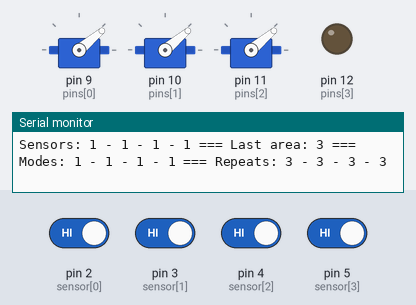
The sketch below on a simulated Arduino Uno, built with avr-gcc and run on an emulated ATmega328P. On the bench: 3 × servo, output pins drawn as LEDs (lit = HIGH), the last lines printed to the serial monitor. The test bench sets the inputs (shaded band); at power-on: pin 2 (sensor[0]), pin 3 (sensor[1]), pin 4 (sensor[2]), pin 5 (sensor[3]) HIGH.

Above: at 1.2 s.
1.3 s: pin 2 (sensor[0]) driven LOW
At 1.96 s:
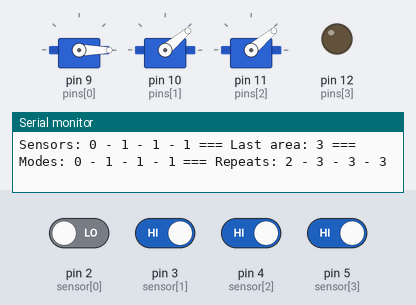
3.6 s: pin 3 (sensor[1]) driven LOW
At 4.28 s:
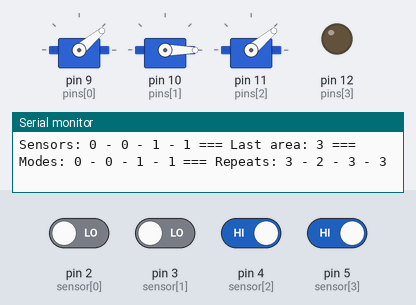
5.9 s: pin 4 (sensor[2]) driven LOW
At 6.6 s:
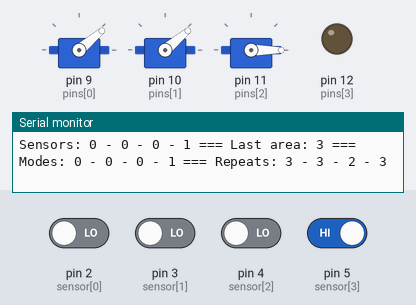
8.2 s: pin 2 (sensor[0]) driven HIGH
At 8.34 s:
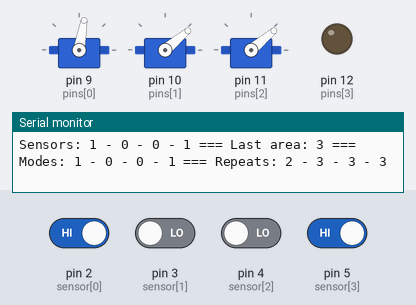
9.9 s: pin 5 (sensor[3]) driven LOW
At 11.6 s:
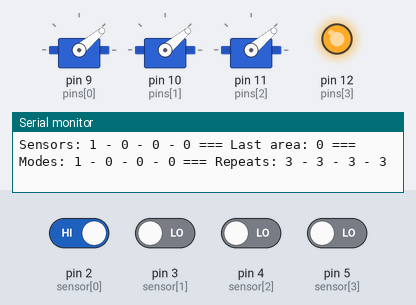
11.9 s: pin 3 (sensor[1]) driven HIGH
At 12.12 s:
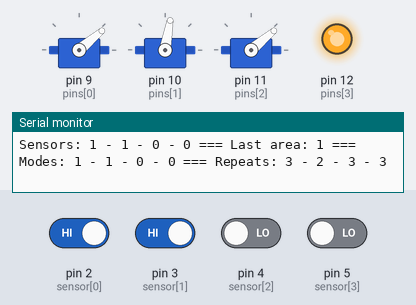
Timing chart, 0 to 14.7 s (numbered marks = the images above; inputs shaded):
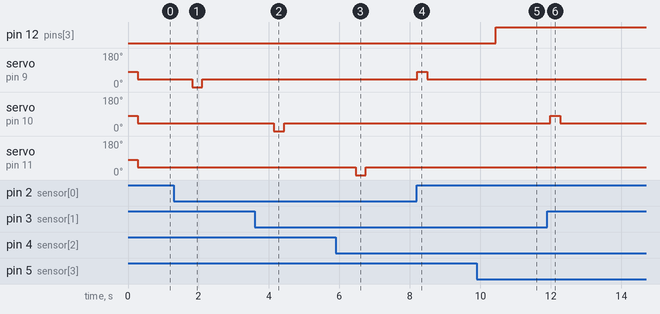

Measured:
- after the input at 1.3 s, servo on pin 9 (pins[0]): 40° → 0° after 0.52 s, → 40° 0.29 s later
- after the input at 3.6 s, servo on pin 10 (pins[1]): 40° → 0° after 0.54 s, → 40° 0.29 s later
- after the input at 5.9 s, servo on pin 11 (pins[2]): 40° → 0° after 0.56 s, → 40° 0.29 s later
- after the input at 8.2 s, servo on pin 9 (pins[0]): 40° → 80° at once, → 40° 0.29 s later
- after the input at 9.9 s, pin 12 (pins[3]): LOW → HIGH after 0.53 s
- after the input at 11.9 s, servo on pin 10 (pins[1]): 40° → 80° after 0.08 s, → 40° 0.29 s later

The sketch:

automatedLights.ino
```cpp
#include <Servo.h> // include servo library

Servo servos[3];
int lastArea = -1; // default area
int sensor[] = { 2, 3, 4, 5 }; // sensor pins
int pins[] = { 9, 10, 11, 12 }; // output pins
const int outputs = 4; // amount of outputs
int repeats[outputs], repeatTimes = 3; // amount of times to repeat writing value (helps if servos are struggling to turn light switch)
bool mode[outputs], lastMode[outputs]; // light mode, true = on, false = off
bool inverted = true; // are relays inverted, true = LOW means on
float timer = 0.5; // delay to turn off lights
unsigned long counterStart[outputs];

void setup()
{
  // initialize sensors and set all values to 0
  for(int i = 0; i < outputs; i++)
  {
    pinMode(sensor[i], INPUT);
    mode[i] = false;
    lastMode[i] = mode[i];
    repeats[i] = 0;
    counterStart[i] = 0;
  }

  // initialize outputs
  servos[0].attach(pins[0]);
  servos[1].attach(pins[1]);
  servos[2].attach(pins[2]);
  pinMode(pins[3], OUTPUT);

  Serial.begin(9600);
}

void loop()
{
  // set all output modes to off for sensors with no input
  for(int i = 0; i < outputs; i++)
  {
    if(digitalRead(sensor[i]) == 0)
    {
      SetMode(i, false);
    }
  }

  // set modes based on last area occupied in case no sensor has input
  if(digitalRead(sensor[0]) == 0  && digitalRead(sensor[1]) == 0  && digitalRead(sensor[2]) == 0  && digitalRead(sensor[3]) == 0)
  {
    if(lastArea == -1 || lastArea == 2)
    {
      // turn all lights off
      for(int i = 0; i < outputs; i++)
      {
        SetMode(i, false);
      }
    }
    else if(lastArea == 0)
    {
      // only keep area 0 light on
      for(int i = 0; i < outputs; i++)
      {
        SetMode(i, false);
      }
      SetMode(0, true);
    }
    else if(lastArea == 1)
    {
      // only keep area 1 light on
      for(int i = 0; i < outputs; i++)
      {
        SetMode(i, false);
      }
      SetMode(1, true);
    }
    else if(lastArea == 3)
    {
      // only keep area 3 light on
      for(int i = 0; i < outputs; i++)
      {
        SetMode(i, false);
      }
      SetMode(3, true);
    }
  }

  // go through all outputs
  for(int i = 0; i < outputs; i++)
  {
    // set all output modes to on for sensors with input
    if(digitalRead(sensor[i]) == 1)
    {
      SetMode(i, true);
      lastArea = i; // set last area
    }

    if(mode[i] != lastMode[i] || repeats[i] < repeatTimes) // check if light mode has changed or writing hasn't been repeated too many times
    {
      lastMode[i] = mode[i]; // set last mode to current mode
      if(mode[i])
      {
        // turn lights on
        if(i >= 0 && i <= 2)
        {
          servos[i].write(80);
        }
        else if(i == 3)
        {
          digitalWrite(pins[3], !inverted);
        }
      }
      else
      {
        // turn lights off
        if(i >= 0 && i <= 2)
        {
          servos[i].write(0);
        }
        else if(i == 3)
        {
          digitalWrite(pins[3], inverted);
        }
      }
      repeats[i]++;
    }
    else if(i >= 0 && i <= 2)
    {
      servos[i].write(40); // set servos to neutral position
    }
  }

  // print data to Serial monitor
  Serial.print("Sensors: ");
  Serial.print(digitalRead(sensor[0]));
  Serial.print(" - ");
  Serial.print(digitalRead(sensor[1]));
  Serial.print(" - ");
  Serial.print(digitalRead(sensor[2]));
  Serial.print(" - ");
  Serial.print(digitalRead(sensor[3]));
  Serial.print(" === Last area: ");
  Serial.print(lastArea);
  Serial.print(" === Modes: ");
  Serial.print(mode[0]);
  Serial.print(" - ");
  Serial.print(mode[1]);
  Serial.print(" - ");
  Serial.print(mode[2]);
  Serial.print(" - ");
  Serial.print(mode[3]);
  Serial.print(" === Repeats: ");
  Serial.print(repeats[0]);
  Serial.print(" - ");
  Serial.print(repeats[1]);
  Serial.print(" - ");
  Serial.print(repeats[2]);
  Serial.print(" - ");
  Serial.println(repeats[3]);

  delay(50); // delay between loops (in milliseconds)
}

void SetMode(int n, bool lMode) // attempt to set area mode (true = on, false = off)
{
  if((millis() - counterStart[n] >= 1000 * timer || lMode == true) && mode[n] != lMode) // check if mode is different and turning on or enough time has passed to turn off
  {
    mode[n] = lMode;
    repeats[n] = 0; // reset repeats
  }
  else if(mode[n] == lMode)
  {
    counterStart[n] = millis(); // reset timer to turn off
  }
}
```
